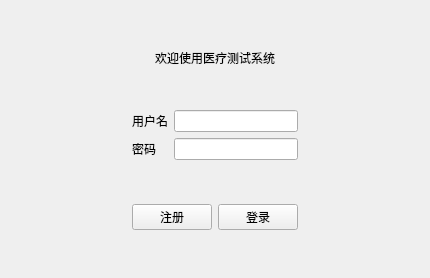
<?xml version="1.0" encoding="UTF-8"?>
<ui version="4.0">
 <class>LoginView</class>
 <widget class="QWidget" name="LoginView">
  <property name="geometry">
   <rect>
    <x>0</x>
    <y>0</y>
    <width>430</width>
    <height>278</height>
   </rect>
  </property>
  <property name="windowTitle">
   <string>登录</string>
  </property>
  <layout class="QGridLayout" name="gridLayout_3">
   <item row="0" column="1">
    <spacer name="verticalSpacer_3">
     <property name="orientation">
      <enum>Qt::Orientation::Vertical</enum>
     </property>
     <property name="sizeHint" stdset="0">
      <size>
       <width>20</width>
       <height>28</height>
      </size>
     </property>
    </spacer>
   </item>
   <item row="1" column="0" colspan="3">
    <widget class="QLabel" name="label">
     <property name="styleSheet">
      <string notr="true">font: 18pt &quot;Microsoft YaHei UI&quot;;</string>
     </property>
     <property name="text">
      <string>欢迎使用医疗测试系统</string>
     </property>
     <property name="alignment">
      <set>Qt::AlignmentFlag::AlignCenter</set>
     </property>
    </widget>
   </item>
   <item row="2" column="1">
    <spacer name="verticalSpacer_2">
     <property name="orientation">
      <enum>Qt::Orientation::Vertical</enum>
     </property>
     <property name="sizeHint" stdset="0">
      <size>
       <width>20</width>
       <height>26</height>
      </size>
     </property>
    </spacer>
   </item>
   <item row="3" column="0">
    <spacer name="horizontalSpacer">
     <property name="orientation">
      <enum>Qt::Orientation::Horizontal</enum>
     </property>
     <property name="sizeHint" stdset="0">
      <size>
       <width>109</width>
       <height>20</height>
      </size>
     </property>
    </spacer>
   </item>
   <item row="3" column="1">
    <layout class="QGridLayout" name="gridLayout">
     <item row="0" column="0">
      <widget class="QLabel" name="label_2">
       <property name="text">
        <string>用户名</string>
       </property>
      </widget>
     </item>
     <item row="0" column="1">
      <widget class="QLineEdit" name="inputusername"/>
     </item>
     <item row="1" column="0">
      <widget class="QLabel" name="label_3">
       <property name="text">
        <string>密码</string>
       </property>
      </widget>
     </item>
     <item row="1" column="1">
      <widget class="QLineEdit" name="inputpassword">
       <property name="echoMode">
        <enum>QLineEdit::EchoMode::Password</enum>
       </property>
      </widget>
     </item>
    </layout>
   </item>
   <item row="3" column="2">
    <spacer name="horizontalSpacer_2">
     <property name="orientation">
      <enum>Qt::Orientation::Horizontal</enum>
     </property>
     <property name="sizeHint" stdset="0">
      <size>
       <width>108</width>
       <height>20</height>
      </size>
     </property>
    </spacer>
   </item>
   <item row="4" column="1">
    <spacer name="verticalSpacer">
     <property name="orientation">
      <enum>Qt::Orientation::Vertical</enum>
     </property>
     <property name="sizeHint" stdset="0">
      <size>
       <width>20</width>
       <height>28</height>
      </size>
     </property>
    </spacer>
   </item>
   <item row="5" column="0">
    <spacer name="horizontalSpacer_3">
     <property name="orientation">
      <enum>Qt::Orientation::Horizontal</enum>
     </property>
     <property name="sizeHint" stdset="0">
      <size>
       <width>109</width>
       <height>20</height>
      </size>
     </property>
    </spacer>
   </item>
   <item row="5" column="1">
    <layout class="QGridLayout" name="gridLayout_2">
     <item row="0" column="0">
      <widget class="QPushButton" name="btSignUp">
       <property name="text">
        <string>注册</string>
       </property>
      </widget>
     </item>
     <item row="0" column="1">
      <widget class="QPushButton" name="btSignIn">
       <property name="text">
        <string>登录</string>
       </property>
      </widget>
     </item>
    </layout>
   </item>
   <item row="5" column="2">
    <spacer name="horizontalSpacer_4">
     <property name="orientation">
      <enum>Qt::Orientation::Horizontal</enum>
     </property>
     <property name="sizeHint" stdset="0">
      <size>
       <width>108</width>
       <height>20</height>
      </size>
     </property>
    </spacer>
   </item>
   <item row="6" column="1">
    <spacer name="verticalSpacer_4">
     <property name="orientation">
      <enum>Qt::Orientation::Vertical</enum>
     </property>
     <property name="sizeHint" stdset="0">
      <size>
       <width>20</width>
       <height>25</height>
      </size>
     </property>
    </spacer>
   </item>
  </layout>
 </widget>
 <resources/>
 <connections/>
</ui>
